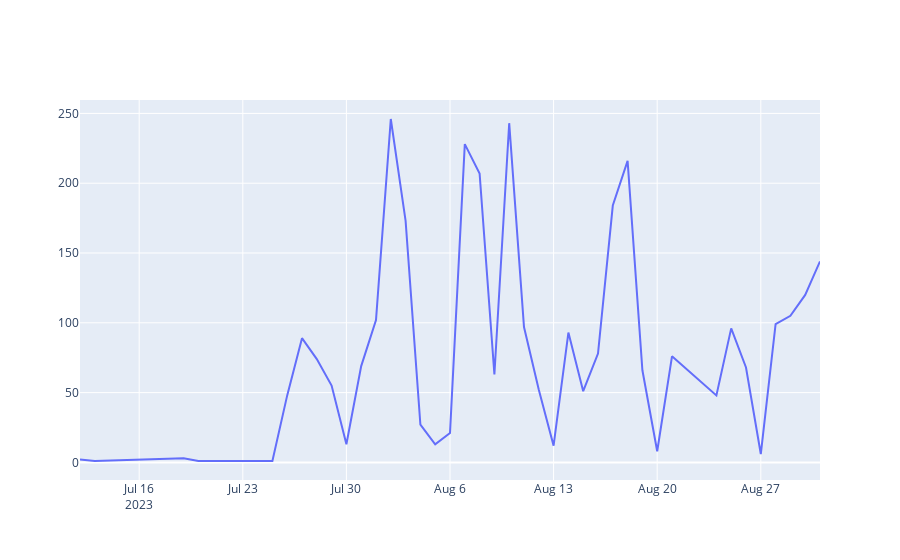

Notebook cell for this chart:
### Code cell
# lineplot du Total d'offre d'emploi par jours
counts = df["date"].value_counts().sort_index()

fig = go.Figure(data=[go.Scatter(x=counts.index,
                                 y=counts.values,
                                 mode='lines')])

fig.update_layout(legend=dict(x=0.7, y=0.9))

fig.show()

### Figure 1 — Plotly figure (JSON) as saved in the notebook; plotly's stock layout.template omitted (floating-point values rounded to 4 significant figures)
{"data": [{"mode": "lines", "type": "scatter", "x": ["2023-07-12T00:00:00", "2023-07-13T00:00:00", "2023-07-19T00:00:00", "2023-07-20T00:00:00", "2023-07-21T00:00:00", "2023-07-25T00:00:00", "2023-07-26T00:00:00", "2023-07-27T00:00:00", "2023-07-28T00:00:00", "2023-07-29T00:00:00", "2023-07-30T00:00:00", "2023-07-31T00:00:00", "2023-08-01T00:00:00", "2023-08-02T00:00:00", "2023-08-03T00:00:00", "2023-08-04T00:00:00", "2023-08-05T00:00:00", "2023-08-06T00:00:00", "2023-08-07T00:00:00", "2023-08-08T00:00:00", "2023-08-09T00:00:00", "2023-08-10T00:00:00", "2023-08-11T00:00:00", "2023-08-12T00:00:00", "2023-08-13T00:00:00", "2023-08-14T00:00:00", "2023-08-15T00:00:00", "2023-08-16T00:00:00", "2023-08-17T00:00:00", "2023-08-18T00:00:00", "2023-08-19T00:00:00", "2023-08-20T00:00:00", "2023-08-21T00:00:00", "2023-08-24T00:00:00", "2023-08-25T00:00:00", "2023-08-26T00:00:00", "2023-08-27T00:00:00", "2023-08-28T00:00:00", "2023-08-29T00:00:00", "2023-08-30T00:00:00", "2023-08-31T00:00:00"], "y": [2, 1, 3, 1, 1, 1, 48, 89, 74, 55, 13, 69, 102, 246, 173, 27, 13, 21, 228, 207, 63, 243, 97, 52, 12, 93, 51, 78, 184, 216, 66, 8, 76, 48, 96, 68, 6, 99, 105, 120, 144]}], "layout": {"autosize": true, "legend": {"x": 0.7, "y": 0.9}, "xaxis": {"autorange": true, "range": ["2023-07-12", "2023-08-31"], "type": "date"}, "yaxis": {"autorange": true, "range": [-12.61, 259.6], "type": "linear"}}}
